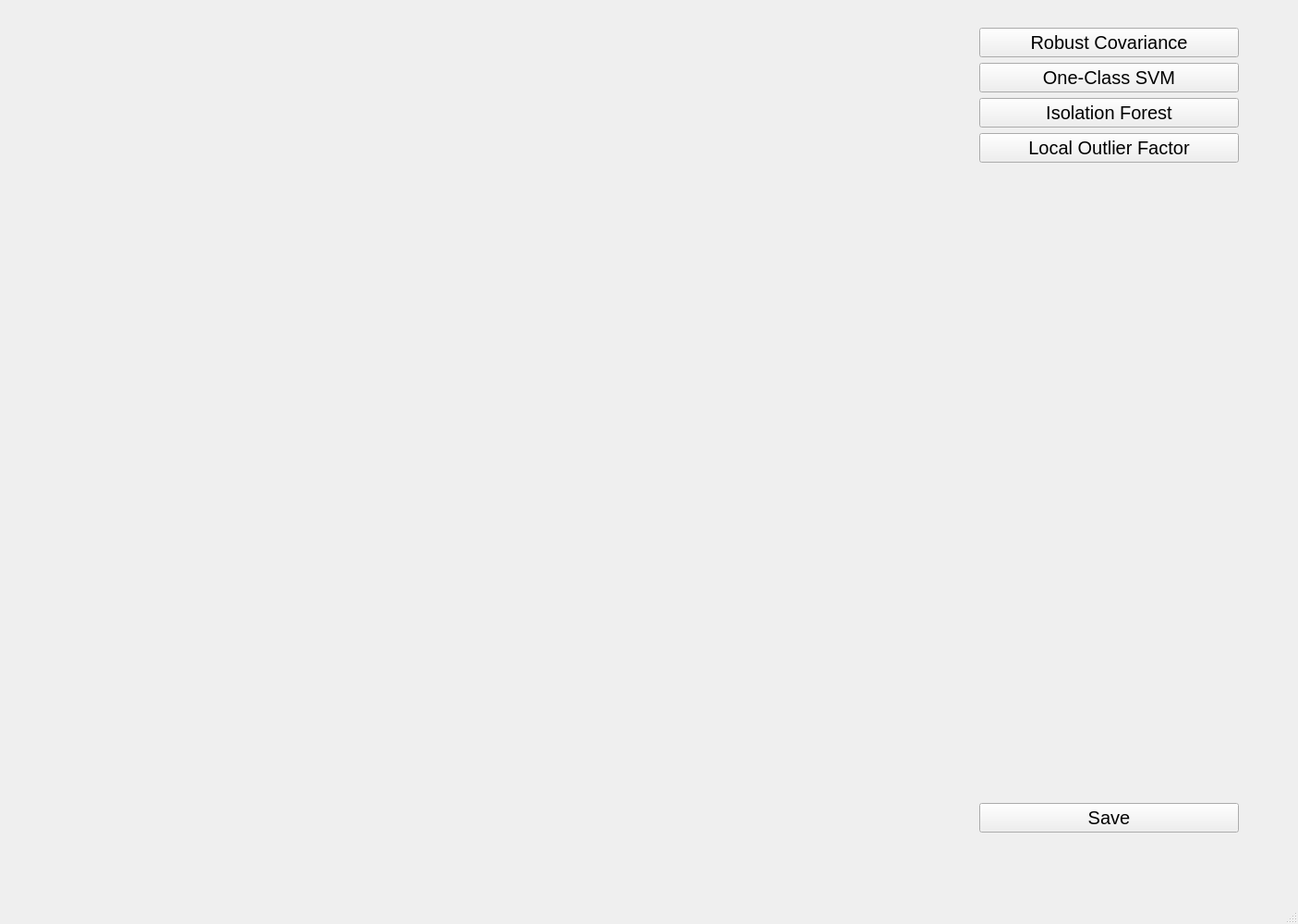
<?xml version="1.0" encoding="UTF-8"?>
<ui version="4.0">
 <class>MainWindow</class>
 <widget class="QMainWindow" name="MainWindow">
  <property name="geometry">
   <rect>
    <x>0</x>
    <y>0</y>
    <width>1405</width>
    <height>1000</height>
   </rect>
  </property>
  <property name="windowTitle">
   <string>MainWindow</string>
  </property>
  <widget class="QWidget" name="centralwidget">
   <widget class="QWidget" name="verticalLayoutWidget">
    <property name="geometry">
     <rect>
      <x>1060</x>
      <y>30</y>
      <width>281</width>
      <height>871</height>
     </rect>
    </property>
    <layout class="QVBoxLayout" name="verticalLayout">
     <item>
      <widget class="QPushButton" name="RobustCovButton">
       <property name="font">
        <font>
         <pointsize>15</pointsize>
        </font>
       </property>
       <property name="text">
        <string>Robust Covariance</string>
       </property>
      </widget>
     </item>
     <item>
      <widget class="QPushButton" name="OneClassSVMButton">
       <property name="font">
        <font>
         <pointsize>15</pointsize>
        </font>
       </property>
       <property name="text">
        <string>One-Class SVM</string>
       </property>
      </widget>
     </item>
     <item>
      <widget class="QPushButton" name="IsolationForestButton">
       <property name="font">
        <font>
         <pointsize>15</pointsize>
        </font>
       </property>
       <property name="text">
        <string>Isolation Forest</string>
       </property>
      </widget>
     </item>
     <item>
      <widget class="QPushButton" name="LocalOutlierButton">
       <property name="font">
        <font>
         <pointsize>15</pointsize>
        </font>
       </property>
       <property name="text">
        <string>Local Outlier Factor</string>
       </property>
      </widget>
     </item>
     <item>
      <spacer name="verticalSpacer">
       <property name="orientation">
        <enum>Qt::Vertical</enum>
       </property>
       <property name="sizeHint" stdset="0">
        <size>
         <width>20</width>
         <height>40</height>
        </size>
       </property>
      </spacer>
     </item>
     <item>
      <widget class="QPushButton" name="SaveButton">
       <property name="font">
        <font>
         <pointsize>15</pointsize>
        </font>
       </property>
       <property name="text">
        <string>Save</string>
       </property>
      </widget>
     </item>
    </layout>
   </widget>
   <widget class="QFrame" name="DataFrame">
    <property name="geometry">
     <rect>
      <x>30</x>
      <y>30</y>
      <width>1011</width>
      <height>871</height>
     </rect>
    </property>
    <property name="frameShape">
     <enum>QFrame::NoFrame</enum>
    </property>
    <property name="frameShadow">
     <enum>QFrame::Plain</enum>
    </property>
   </widget>
  </widget>
  <widget class="QMenuBar" name="menubar">
   <property name="geometry">
    <rect>
     <x>0</x>
     <y>0</y>
     <width>1405</width>
     <height>26</height>
    </rect>
   </property>
  </widget>
  <widget class="QStatusBar" name="statusbar"/>
 </widget>
 <resources/>
 <connections/>
</ui>
